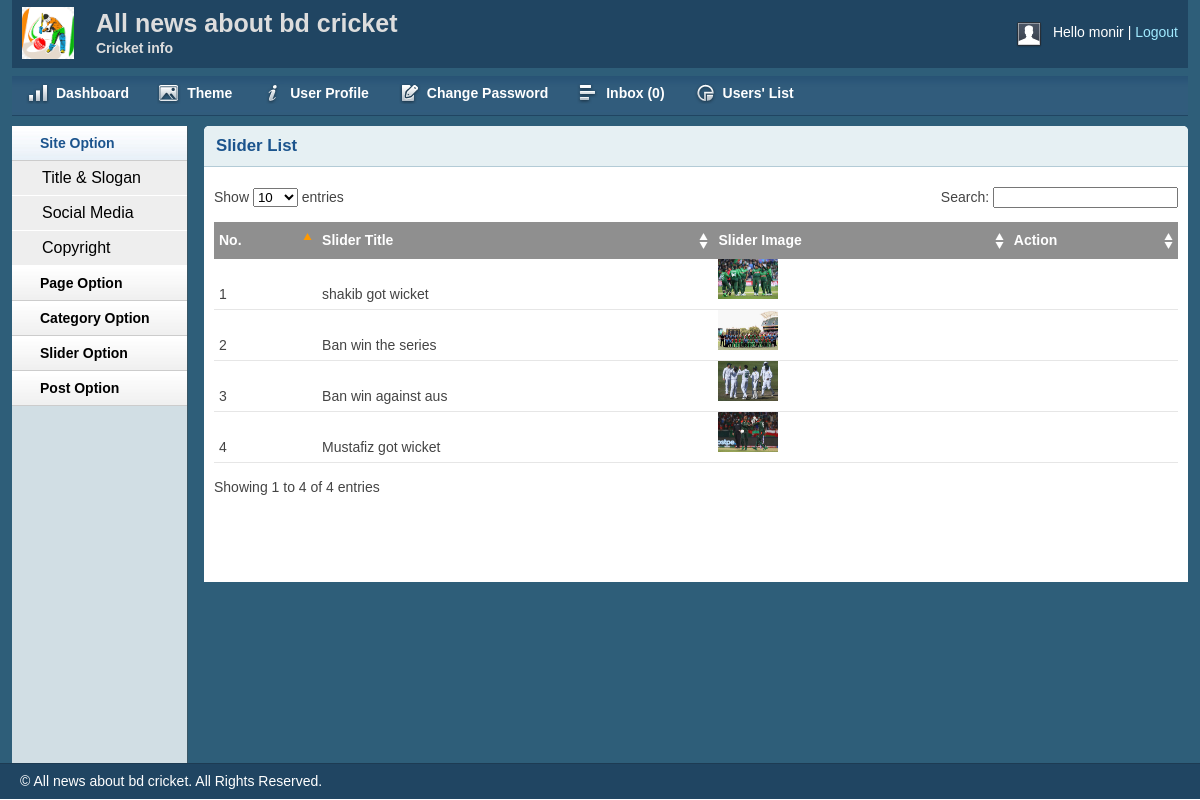
Page /TechBlog/admin/sliderlist.php (signed in) on the committed database.
### tables this page shows
CREATE TABLE `tbl_slider` (
  `id` int(11) NOT NULL,
  `title` varchar(250) NOT NULL,
  `image` varchar(250) NOT NULL
);

### TechBlog/lib/Database.php (called while the page is built, shortened)
<?php
Class Database{
	public $host   = DB_HOST;
	public $user   = DB_USER;
	public $pass   = DB_PASS;
	public $dbname = DB_NAME;
	public $link;
	private function connectDB(){
	$this->link = new mysqli($this->host, $this->user, $this->pass, $this->dbname);
 }
	public function select($query){
		$result = $this->link->query($query) or die($this->link->error.__LINE__);
		if($result->num_rows > 0){
			return $result;
		} else {
			return false;
		}
	}
}

### TechBlog/admin/sliderlist.php (the view, shortened to what this page needs)
<?php include 'inc/header.php';?>
<?php include 'inc/sidebar.php';?>
        <div class="grid_10">
            <div class="box round first grid">
                <h2>Slider List</h2>
                <div class="block">
                    <table class="data display datatable" id="example">
					<thead>
						<tr>
							<th>No.</th>
							<th>Slider Title</th>
							<th>Slider Image</th>
							<th>Action</th>
						</tr>
					</thead>
					<tbody>
						<?php
							$query = "select * from tbl_slider";
							$slider = $db->select($query);
							if ($slider) {
								$i=0;
								while ($result = $slider->fetch_assoc()) {
									$i++;
						?>
						<tr class="odd gradeX">
							<td><?php echo $i; ?></td>
							<td><?php echo $result['title']; ?></td>
							<td><img src="<?php echo $result['image']; ?>" height="40px" width="60px"/></td>
							<td>
							</td>
						</tr>
						<?php }} ?>
					</tbody>
				</table>
               </div>
            </div>
        </div>
    <?php include 'inc/footer.php';?>

### TechBlog/admin/css/layout.css (style rules this page uses)
body { background: #fff none repeat scroll 0 0; color: #444; font-size: 14px; padding: 0; }
h1, h2, h3, h4, h5, h6 { line-height:1.2em; margin-bottom:.3em; }
h2 { margin-top:1em; }
.box { background:#fff; margin-bottom:20px; padding:10px 10px 10px 10px; margin-left:-8px; }
.box.grid { padding-bottom:40px; }
.box.round { -moz-border-radius: 5px 5px 0px 0px; -webkit-border-radius: 5px 5px 0px 0px; border-radius: 5px 5px 0px 0px; }
.box h2 { font-size:1.2em; font-weight:bold; color:#1B548D; background:#E6F0F3; margin:-10px -10px 0 -10px; padding:10px 12px; border-bottom:1px solid #B3CBD6; -moz-border-radius: 5px 5px 0px 0px; -webkit-border-radius: 5px 5px 0px 0px; border-radius: 5px 5px 0px 0px; }
.box.first { min-height: 406px; }
.block { padding-top:20px; }
.block { padding-bottom:1px; }
table.display { margin: 0 auto; clear: both; width: 100%; }
.sorting_asc { background: #8f8f8f url(../img/table/sort_asc.png) no-repeat center right; padding:8px 5px; text-align:left; color:#fff; }
.sorting { background:#8f8f8f url(../img/table/sort_both.png) no-repeat center right; padding:8px 5px; text-align:left; color:#fff; }
tr.odd { height: 30px; line-height: 30px; border-bottom:1px solid #e6e6e6; }
tr.even { height: 30px; line-height: 30px; border-bottom:1px solid #e6e6e6; }
tr.odd td, tr.even td { padding-left:5px; }

### rows in the picture
tbl_slider: title "shakib got wicket", image (picture)
tbl_slider: title "Ban win the series", image (picture)
tbl_slider: title "Ban win against aus", image (picture)
tbl_slider: title "Mustafiz got wicket", image (picture)

### other values in the picture
Session::get('username') "monir"
